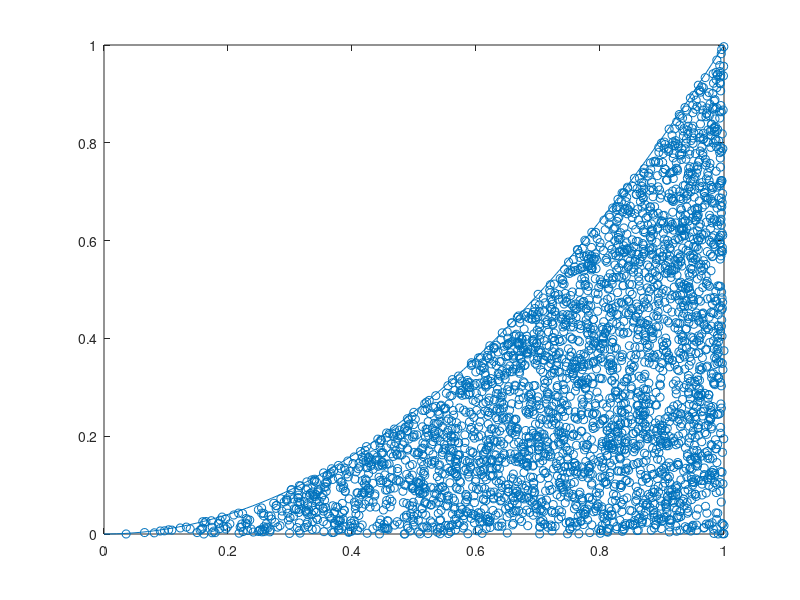

This figure's MATLAB source:
%%体验什么是蒙特卡洛方法 code转自博客http://blog.sciencenet.cn/blog-316653-375888.html
%%蒙特卡洛方法使用随机数的统计特性来模拟数据分布。当所求问题的解是某个事件的概率，或者是某个
%%随机变量的数学期望，或者是与之有关的量时，通过某种试验的方法，得出该事件发生的概率，再通过它得到问题的解。

%%rand(m,n)生成的数据均为(0,1)之间

x=0:0.01:1;y=x.^2;plot(x,y);
Outcome=zeros(4);
staus=10;
for i=1:4  %4次模拟
point=staus.^i; %模拟的随机点数
RandData=rand(2,point); %根据随机点数，产生随机的(x,y)散点,不明白可以试试   
% scatter(RandData(1,:),RandData(2,:))
Below=find(RandData(1,:).^2>RandData(2,:));%寻找位于曲线下的散点
Outcome(i)=length(Below)/length(RandData);%最终结果的表示
end
BelowData=RandData(:,Below);
hold on
scatter(BelowData(1,:),BelowData(2,:))
